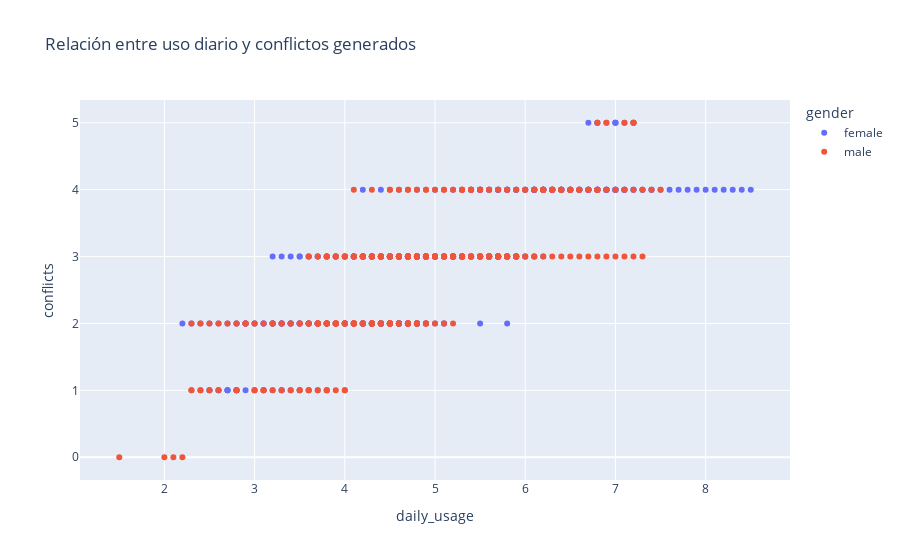

The notebook cell this image was saved under:
### Markdown cell above
- Como ya se vio, el tiempo invertido en redes sociales como tiktok y whatsapp es más alto que en el resto. Aquí también puede apreciarse.

- Hay una correlación negativa entre el uso de redes sociales y la salud mental autopercibida. Claro que también hay una fuerte correlación entre la salud mental percibida y las horas de sueño.

- Los estudiantes que se perciben con una mejor salud mental son también aquellos que se asignan una puntuación de adicción a redes sociales más baja. Son los que duermen más.

- El estatus de relación no parece afectar ninguna de las variables significativamente.

### Code cell
## dispersión de uso diario y horas de sueño por plataforma
fig = px.scatter(df, x="daily_usage", y='conflicts', color='gender', title='Relación entre uso diario y conflictos generados')

fig.show()

## Correlación
print('Correlación: ', round(df['daily_usage'].corr(df['conflicts']), 2) )

### Figure 1 — Plotly figure (JSON) as saved in the notebook; plotly's stock layout.template omitted (floating-point values rounded to 4 significant figures; data arrays with more than 128 entries replaced by an {"elided": "..."} marker saying what was removed)
{"data": [{"hovertemplate": "gender=female<br>daily_usage=%{x}<br>conflicts=%{y}<extra></extra>", "legendgroup": "female", "marker": {"color": "#636efa", "symbol": "circle"}, "mode": "markers", "name": "female", "orientation": "v", "showlegend": true, "type": "scatter", "x": {"elided": "353 float values"}, "xaxis": "x", "y": {"elided": "353 int values"}, "yaxis": "y"}, {"hovertemplate": "gender=male<br>daily_usage=%{x}<br>conflicts=%{y}<extra></extra>", "legendgroup": "male", "marker": {"color": "#EF553B", "symbol": "circle"}, "mode": "markers", "name": "male", "orientation": "v", "showlegend": true, "type": "scatter", "x": {"elided": "352 float values"}, "xaxis": "x", "y": {"elided": "352 int values"}, "yaxis": "y"}], "layout": {"legend": {"title": {"text": "gender"}, "tracegroupgap": 0}, "title": {"text": "Relación entre uso diario y conflictos generados"}, "xaxis": {"anchor": "y", "domain": [0, 1], "title": {"text": "daily_usage"}}, "yaxis": {"anchor": "x", "domain": [0, 1], "title": {"text": "conflicts"}}}}
